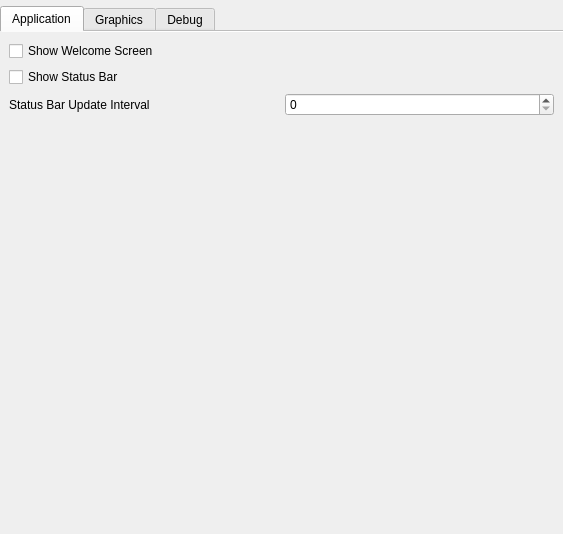
<?xml version="1.0" encoding="UTF-8"?>
<ui version="4.0">
 <class>capy::ui::SettingsDialog</class>
 <widget class="QDialog" name="capy::ui::SettingsDialog">
  <property name="geometry">
   <rect>
    <x>0</x>
    <y>0</y>
    <width>563</width>
    <height>534</height>
   </rect>
  </property>
  <property name="windowTitle">
   <string>Settings</string>
  </property>
  <property name="windowIcon">
   <iconset resource="../../resources/resources.qrc">
    <normaloff>:/icons/icon.png</normaloff>:/icons/icon.png</iconset>
  </property>
  <layout class="QVBoxLayout" name="verticalLayout">
   <property name="leftMargin">
    <number>0</number>
   </property>
   <property name="topMargin">
    <number>0</number>
   </property>
   <property name="rightMargin">
    <number>0</number>
   </property>
   <property name="bottomMargin">
    <number>6</number>
   </property>
   <item>
    <widget class="QWidget" name="centralwidget" native="true"/>
   </item>
   <item>
    <widget class="QTabWidget" name="settingsCategoryTabs">
     <property name="tabPosition">
      <enum>QTabWidget::North</enum>
     </property>
     <property name="tabShape">
      <enum>QTabWidget::Rounded</enum>
     </property>
     <property name="currentIndex">
      <number>0</number>
     </property>
     <property name="usesScrollButtons">
      <bool>false</bool>
     </property>
     <property name="documentMode">
      <bool>true</bool>
     </property>
     <widget class="QWidget" name="applicationTab">
      <attribute name="title">
       <string>Application</string>
      </attribute>
      <layout class="QVBoxLayout" name="verticalLayout_3">
       <item>
        <widget class="QCheckBox" name="showWelcomeScreenCheckbox">
         <property name="text">
          <string>Show Welcome Screen</string>
         </property>
        </widget>
       </item>
       <item>
        <widget class="QCheckBox" name="showStatusBackCheckbox">
         <property name="text">
          <string>Show Status Bar</string>
         </property>
        </widget>
       </item>
       <item>
        <layout class="QHBoxLayout" name="horizontalLayout_6">
         <item>
          <widget class="QLabel" name="label_3">
           <property name="text">
            <string>Status Bar Update Interval</string>
           </property>
          </widget>
         </item>
         <item>
          <widget class="QSpinBox" name="statusBarUpdateIntervalSpinbox"/>
         </item>
        </layout>
       </item>
       <item>
        <spacer name="verticalSpacer_2">
         <property name="orientation">
          <enum>Qt::Vertical</enum>
         </property>
         <property name="sizeHint" stdset="0">
          <size>
           <width>20</width>
           <height>40</height>
          </size>
         </property>
        </spacer>
       </item>
      </layout>
     </widget>
     <widget class="QWidget" name="graphicsTab">
      <attribute name="title">
       <string>Graphics</string>
      </attribute>
      <layout class="QVBoxLayout" name="verticalLayout_4">
       <item>
        <widget class="QCheckBox" name="drawPixelGridCheckbox">
         <property name="text">
          <string>Draw Pixel Grid</string>
         </property>
        </widget>
       </item>
       <item>
        <layout class="QHBoxLayout" name="horizontalLayout_4">
         <item>
          <widget class="QLabel" name="label">
           <property name="text">
            <string>Pixel Grid Width</string>
           </property>
          </widget>
         </item>
         <item>
          <widget class="QDoubleSpinBox" name="pixelGridWidthSpinBox"/>
         </item>
        </layout>
       </item>
       <item>
        <layout class="QHBoxLayout" name="horizontalLayout_5">
         <item>
          <widget class="QLabel" name="label_2">
           <property name="text">
            <string>Pixel Grid Visibility Zoom Threshold</string>
           </property>
          </widget>
         </item>
         <item>
          <widget class="QDoubleSpinBox" name="pixelGridZoomThresholdSpinbox"/>
         </item>
        </layout>
       </item>
       <item>
        <spacer name="verticalSpacer_3">
         <property name="orientation">
          <enum>Qt::Vertical</enum>
         </property>
         <property name="sizeHint" stdset="0">
          <size>
           <width>20</width>
           <height>393</height>
          </size>
         </property>
        </spacer>
       </item>
      </layout>
     </widget>
     <widget class="QWidget" name="debugTab">
      <attribute name="title">
       <string>Debug</string>
      </attribute>
      <layout class="QVBoxLayout" name="verticalLayout_2">
       <item>
        <widget class="QCheckBox" name="showConsoleCheckbox">
         <property name="text">
          <string>Show Debugging Console (requires restart)</string>
         </property>
        </widget>
       </item>
       <item>
        <spacer name="verticalSpacer">
         <property name="orientation">
          <enum>Qt::Vertical</enum>
         </property>
         <property name="sizeHint" stdset="0">
          <size>
           <width>20</width>
           <height>40</height>
          </size>
         </property>
        </spacer>
       </item>
      </layout>
     </widget>
    </widget>
   </item>
  </layout>
 </widget>
 <resources>
  <include location="../../resources/resources.qrc"/>
 </resources>
 <connections/>
</ui>
